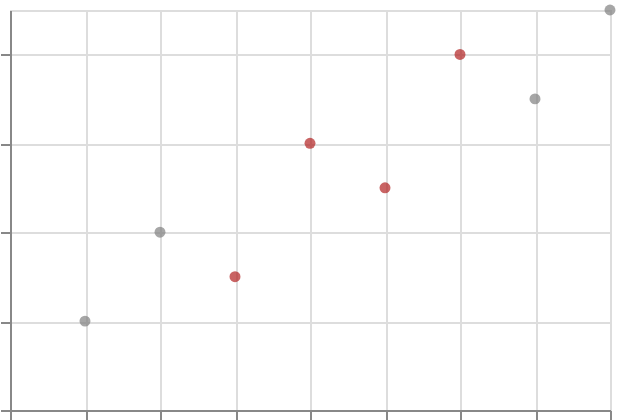

Specify this chart in Vega-Lite:
### Vega-Lite specification from a JSON file in a GitHub repository (floating-point values rounded to 4 significant figures)
{"$schema": "https://vega.github.io/schema/vega-lite/v6.json", "padding": 5, "autosize": "none", "width": 300, "height": 200, "data": {"name": "table", "values": [{"c": "A", "g": "p", "x": 1, "y": 2, "v": 5, "t": "2024-01-15", "o": {"v": 3}, "IMDB Rating": 6.1, "d": "x1"}, {"c": "B", "g": "q", "x": 2, "y": 4, "v": 9, "t": "2024-02-20", "o": {"v": 7}, "IMDB Rating": 7.4, "d": "x2"}, {"c": "A", "g": "q", "x": 3, "y": 3, "v": 2, "t": "2024-03-05", "o": {"v": 1}, "IMDB Rating": 5.2, "d": "x1"}, {"c": "C", "g": "p", "x": 4, "y": 6, "v": 7, "t": "2024-05-30", "o": {"v": 4}, "IMDB Rating": 8.8, "d": "x3"}, {"c": "B", "g": "p", "x": 5, "y": 5, "v": 4, "t": "2024-07-11", "o": {"v": 9}, "IMDB Rating": 6.9, "d": "x2"}, {"c": "C", "g": "q", "x": 6, "y": 8, "v": 6, "t": "2024-09-02", "o": {"v": 2}, "IMDB Rating": 7.7, "d": "x3"}, {"c": "A", "g": "p", "x": 7, "y": 7, "v": 8, "t": "2024-11-25", "o": {"v": 5}, "IMDB Rating": 4.4, "d": "x1"}, {"c": "B", "g": "q", "x": 8, "y": 9, "v": 3, "t": "2024-12-31", "o": {"v": 8}, "IMDB Rating": 9.1, "d": "x2"}]}, "mark": {"type": "point", "filled": true}, "encoding": {"x": {"field": "x", "type": "quantitative"}, "y": {"field": "y", "type": "quantitative"}, "color": {"condition": {"test": {"field": "x", "range": [3, 6]}, "value": "firebrick"}, "value": "grey"}}}
